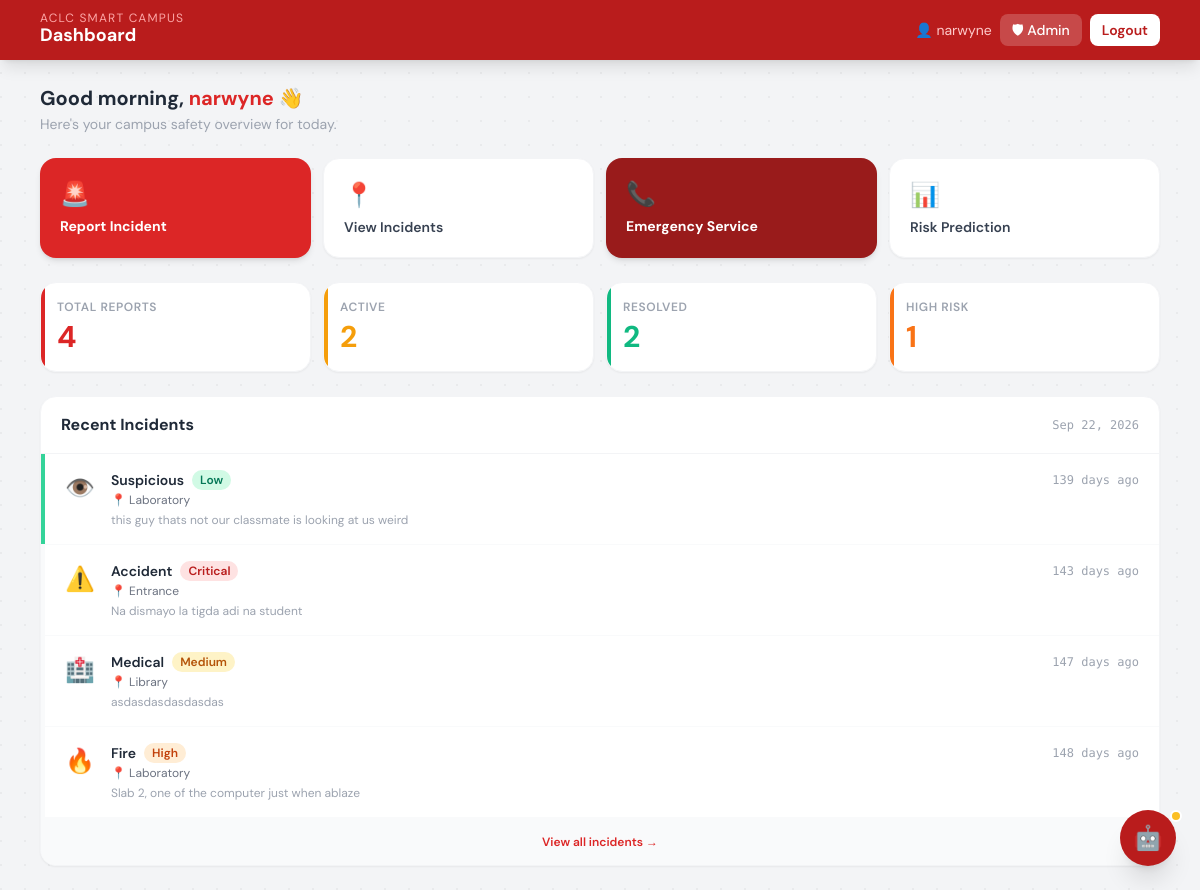
The page /dashboard.php (signed in) on the database as committed earlier.
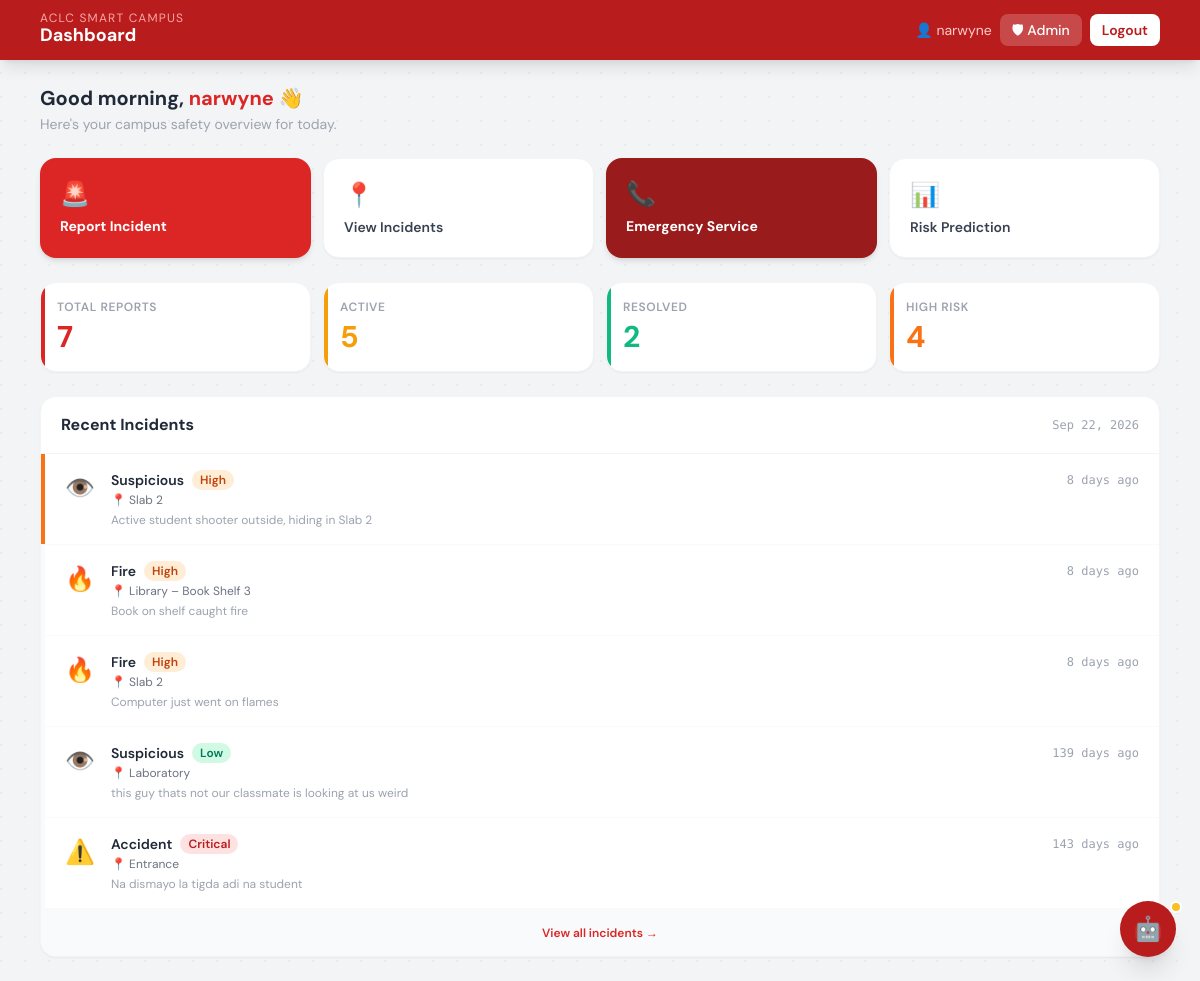
The same page on the database as committed later.
### tables this page shows
CREATE TABLE `incidents` (
  `id` int(10) UNSIGNED NOT NULL,
  `incident_type` varchar(50) NOT NULL,
  `severity` enum('low','medium','high','critical') NOT NULL,
  `location` varchar(100) NOT NULL,
  `description` text NOT NULL,
  `reported_by` varchar(100) NOT NULL,
  `photo_path` varchar(255) DEFAULT NULL,
  `status` enum('open','in_progress','resolved') NOT NULL DEFAULT 'open',
  `reported_at` datetime NOT NULL DEFAULT current_timestamp(),
  `updated_at` datetime DEFAULT NULL ON UPDATE current_timestamp()
);

### dashboard.php (the view, shortened to what the changed rows need)
<?php
$host   = 'localhost';
$dbname = 'campus_system';
$dbuser = 'root';
$dbpass = '';
$pdo = null;
try {
    $pdo = new PDO("mysql:host=$host;dbname=$dbname;charset=utf8mb4", $dbuser, $dbpass, [
        PDO::ATTR_ERRMODE            => PDO::ERRMODE_EXCEPTION,
        PDO::ATTR_DEFAULT_FETCH_MODE => PDO::FETCH_ASSOC,
    ]);
} catch (PDOException $e) {
}
$total_reports   = 0;
$active_incidents = 0;
$high_risk       = 0;
$recent_incidents = [];
if ($pdo) {
    $total_reports    = $pdo->query("SELECT COUNT(*) FROM incidents")->fetchColumn();
    $active_incidents = $pdo->query("SELECT COUNT(*) FROM incidents WHERE status='open'")->fetchColumn();
    $high_risk        = $pdo->query("SELECT COUNT(*) FROM incidents WHERE severity IN ('high','critical') AND status='open'")->fetchColumn();
    $recent_incidents = $pdo->query("
        SELECT incident_type, severity, location, description, reported_at, status
        FROM incidents
        ORDER BY reported_at DESC
        LIMIT 5
    ")->fetchAll();
}
function typeIcon($t) {
    return ['fire'=>'🔥','medical'=>'🏥','accident'=>'⚠️','suspicious'=>'👁️',
            'theft'=>'🔓','flooding'=>'🌊','earthquake'=>'🌍','other'=>'📋'][$t] ?? '📋';
}
function severityBorderColor($s) {
    return ['low'=>'border-emerald-400','medium'=>'border-amber-400',
            'high'=>'border-orange-500','critical'=>'border-red-600'][$s] ?? 'border-gray-300';
}
function timeAgo($datetime) {
    $diff = time() - strtotime($datetime);
    return floor($diff/86400) . ' days ago';
}
?>
<!DOCTYPE html>
<html lang="en">
<head>
  <script src="https://cdn.tailwindcss.com"></script>
</head>
<body class="min-h-screen">
<div class="max-w-6xl mx-auto px-4 py-6 space-y-6">
  <div class="anim" style="animation-delay:0.05s">
    <h2 class="text-xl font-bold text-gray-800">
      Good <?= (date('H') < 12) ? 'morning' : ((date('H') < 18) ? 'afternoon' : 'evening') ?>,
      <span class="text-red-600"><?= htmlspecialchars(explode(' ', $_SESSION['user'])[0]) ?></span> 👋
    </h2>
  </div>
  <div class="grid grid-cols-2 md:grid-cols-4 gap-3 anim" style="animation-delay:0.16s">
    <div class="stat-card red bg-white rounded-2xl p-4 shadow-sm border border-gray-100">
      <p class="text-xs font-semibold text-gray-400 uppercase tracking-wider mb-1">Total Reports</p>
      <p class="text-3xl font-bold text-red-600"><?= $total_reports ?></p>
    </div>
    <div class="stat-card amber bg-white rounded-2xl p-4 shadow-sm border border-gray-100">
      <p class="text-xs font-semibold text-gray-400 uppercase tracking-wider mb-1">Active</p>
      <p class="text-3xl font-bold text-amber-500"><?= $active_incidents ?></p>
    </div>
    <div class="stat-card orange bg-white rounded-2xl p-4 shadow-sm border border-gray-100">
      <p class="text-xs font-semibold text-gray-400 uppercase tracking-wider mb-1">High Risk</p>
      <p class="text-3xl font-bold text-orange-500"><?= $high_risk ?></p>
    </div>
  </div>
  <div class="bg-white rounded-2xl shadow-sm border border-gray-100 overflow-hidden anim" style="animation-delay:0.22s">
    <div class="px-5 py-4 border-b border-gray-100 flex items-center justify-between">
      <h2 class="font-bold text-gray-800">Recent Incidents</h2>
    </div>
    <div class="divide-y divide-gray-50">
      <?php if (empty($recent_incidents)): ?>
      <div class="text-center py-14 text-gray-400">
        <div class="text-4xl mb-2">📭</div>
        <p class="text-sm font-medium">No incidents reported yet.</p>
        <p class="text-xs text-gray-300 mt-1">The campus is all clear!</p>
      </div>
      <?php else: ?>
      <?php foreach ($recent_incidents as $inc): ?>
      <?php
        $borderColor = severityBorderColor($inc['severity']);
        $icon = typeIcon($inc['incident_type']);
        $label = ucfirst(str_replace('_', ' ', $inc['incident_type']));
        $location = ucwords(str_replace('_', ' ', $inc['location']));
        $ago = timeAgo($inc['reported_at']);
        $severityColor = [
          'low'      => 'bg-emerald-100 text-emerald-700',
          'medium'   => 'bg-amber-100 text-amber-700',
          'high'     => 'bg-orange-100 text-orange-700',
          'critical' => 'bg-red-100 text-red-700',
        ][$inc['severity']] ?? 'bg-gray-100 text-gray-600';
      ?>
      <div class="incident-item flex items-start gap-4 px-5 py-4 border-l-4 <?= $borderColor ?> transition">
        <div class="text-2xl mt-0.5 shrink-0"><?= $icon ?></div>
        <div class="flex-1 min-w-0">
          <div class="flex items-center gap-2 flex-wrap">
            <span class="font-semibold text-gray-800 text-sm"><?= $label ?></span>
            <span class="text-xs font-semibold px-2 py-0.5 rounded-full <?= $severityColor ?>">
              <?= ucfirst($inc['severity']) ?>
            </span>
          </div>
          <p class="text-xs text-gray-500 mt-0.5">📍 <?= htmlspecialchars($location) ?></p>
          <?php if (!empty($inc['description'])): ?>
          <p class="text-xs text-gray-400 mt-1 line-clamp-1"><?= htmlspecialchars($inc['description']) ?></p>
          <?php endif; ?>
        </div>
        <span class="text-xs text-gray-400 mono shrink-0 mt-0.5"><?= $ago ?></span>
      </div>
      <?php endforeach; ?>
      <?php endif; ?>
    </div>
  </div>
</div>
</body>
</html>

Rows that differ between the two databases and show on the page:
no longer on this page (row unchanged): incidents: incident_type "🏥", incident_type "Medical", severity "Medium", location "Library", description "asdasdasdasdasdas", reported_at "147 days ago"
no longer on this page (row unchanged): incidents: incident_type "🔥", incident_type "Fire", severity "High", location "Laboratory", description "Slab 2, one of the computer just when ablaze", reported_at "148 days ago"
added incidents: incident_type "👁️", incident_type "Suspicious", severity "High", location "Slab 2", description "Active student shooter outside, hiding in Slab 2", reported_at "8 days ago"
added incidents: incident_type "🔥", incident_type "Fire", severity "High", location "Library – Book Shelf 3", description "Book on shelf caught fire", reported_at "8 days ago"
added incidents: incident_type "🔥", incident_type "Fire", severity "High", location "Slab 2", description "Computer just went on flames", reported_at "8 days ago"
Other text that changed with them:
$total_reports: "4" → "7"
$active_incidents: "2" → "5"
$high_risk: "1" → "4"
